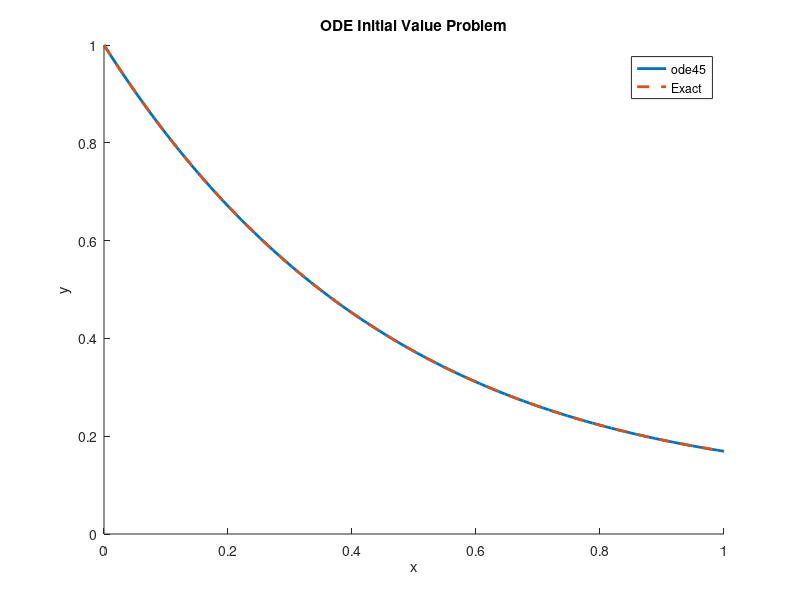

Reproduce this figure in MATLAB.
clear; clc; close all;

%% Given data
yExact = @(x) exp(-2*x)/4.*(x.^4+4);

y0 = 1;
N = 100;
xSpan = linspace(0,1,N);

%% UNCOMMENT THE QUESTION YOU WANT TO SOLVE

%% Q(1): Using ode45 with local function
% [x,y] = ode45(@odefun,xSpan,y0);
% 
%% Q(2): Using ode45 with calling local function as Anonymous function
% fun = @(x,y) odefun(x,y);
% [x,y] = ode45(fun,xSpan,y0);

%% Q(3): Using ode45 with Anonymous function only
fun = @(x,y) -2*y + x.^3*exp(-2*x);
[x,y] = ode45(fun,xSpan,y0);

%% Plot the figure and tabulate the values
hold on
plot(x,y,'linewidth',2,'DisplayName','ode45')
plot(xSpan,yExact(xSpan),'--','linewidth',2,'DisplayName','Exact')
xlabel('x')
ylabel('y')
legend show

% Print table
title('ODE Initial Value Problem')
fprintf('  x       yexact    yode45\n')
fprintf('--------------------------\n')
for i = 1:N
    fprintf('%.4f    %.4f    %.4f\n',x(i),yExact(x(i)),y(i));
end

%% Local function
function f = odefun(x,y)
    f = -2*y + x.^3*exp(-2*x);
end